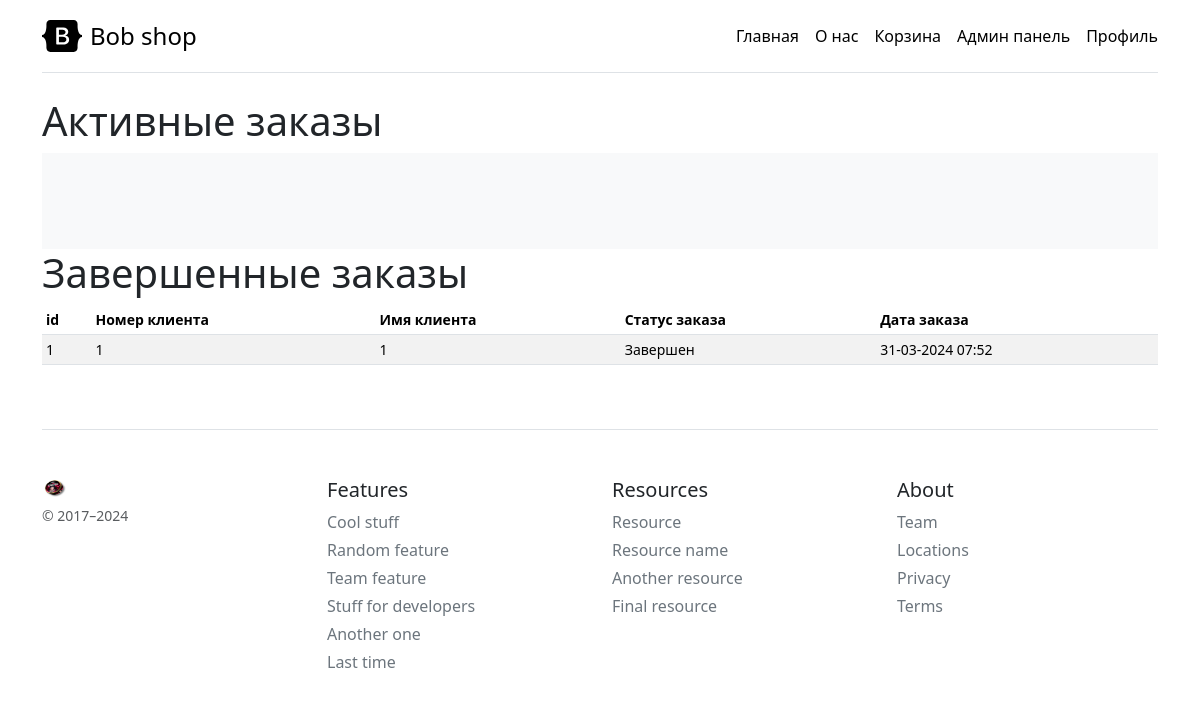
/orders (signed in), run on the app's committed database.
### main.py (models this page shows, shortened)
class Order(db.Model):
    id = db.Column(db.Integer, primary_key=True)
    client_number = db.Column(db.String, nullable=False)
    client_name = db.Column(db.String, nullable=False)
    product_title = db.Column(db.Integer, nullable=False)
    order_status = db.Column(db.String, nullable=False, default='Не обработан')
    paymen_status = db.Column(db.String, nullable=False, default='Не оплачен')
    date = db.Column(db.DateTime, nullable=False, default=datetime.now)
    def formatted_date(self):
        return self.date.strftime('%d-%m-%Y %H:%M')

### main.py (the view)
@app.route('/orders')
@login_required
def orders():
    if current_user.status == 'Admin':
        orders = Order.query.order_by(Order.date).all()
        users = Users.query.all()
        return render_template('orders.html', data=orders, user=users)
    else:
        return redirect(url_for('index'))

### main.py (called while the page is built)
@login_manager.user_loader
def load_user(user_id):
    return db.session.query(Users).get(user_id)

### templates/orders.html (shortened to what this page needs)
{% extends 'base.html' %}
{% block content %}
<h1>Активные заказы</h1>
    <div class="album py-5 bg-light">
      </div>
<h1>Завершенные заказы</h1>
        <div class="table-responsive small">
          <table class="table table-striped table-sm">
            <thead>
              <tr>
                <th scope="col">id</th>
                <th scope="col">Номер клиента</th>
                <th scope="col">Имя клиента</th>
                <th scope="col">Статус заказа</th>
                <th scope="col">Дата заказа</th>
              </tr>
            </thead>
            <tbody>
              {% for el in data %}
              {% if el.order_status in ["Завершен", "Отменен"] %}
              <tr>
                <td>{{ el.id }}</td>
                <td>{{ el.client_number }}</td>
                <td>{{ el.client_name }}</td>
                <td>{{ el.order_status }}</td>
                <td>{{ el.formatted_date() }}</td>
              </tr>
              {% endif %}
              {% endfor %}
            </tbody>
          </table>
        </div>
{% endblock %}

### data on the page
Order: id "1", client_number "1", client_name "1", order_status "Завершен", formatted_date "31-03-2024 07:52"
